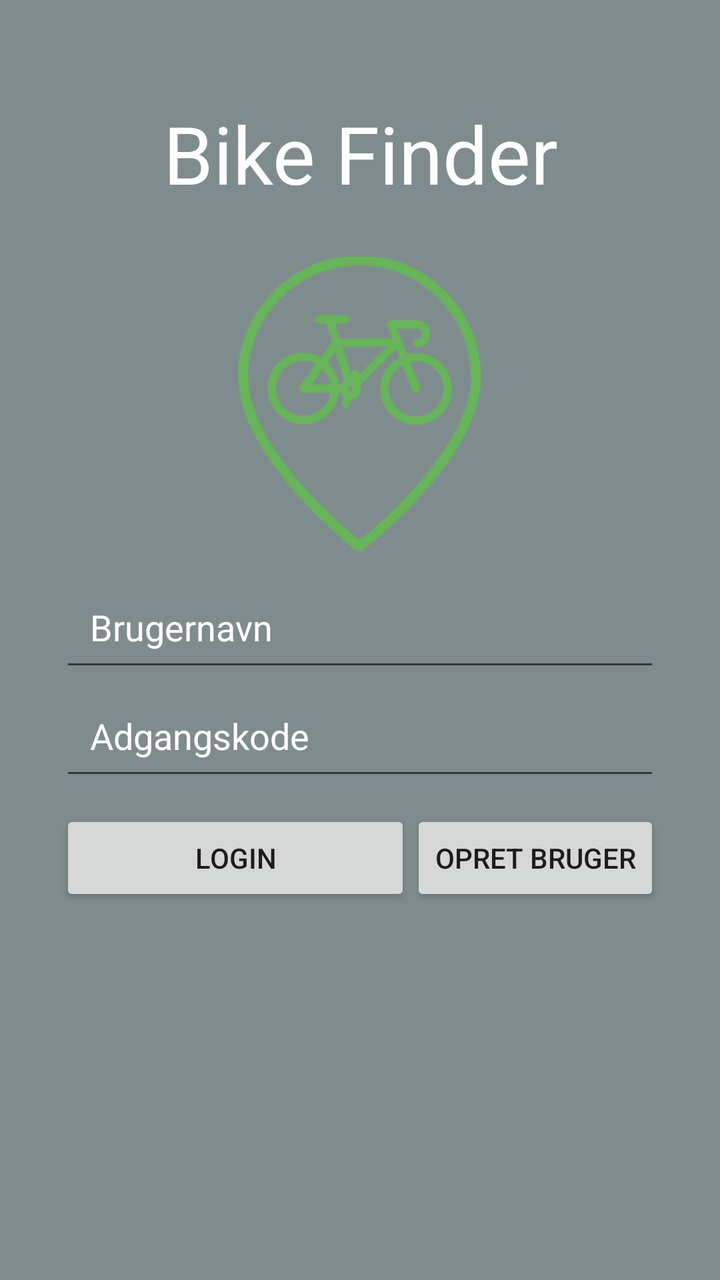
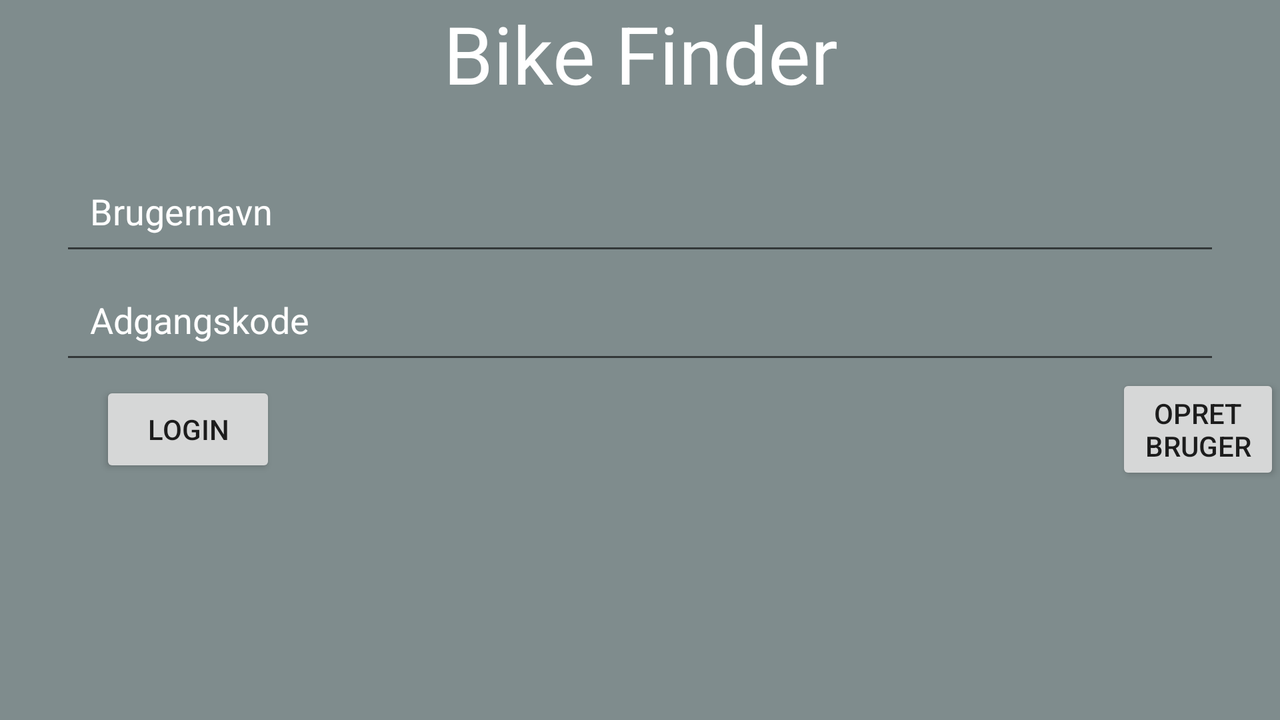

An Android layout and its configuration variant, each rendered on a device that would load it. The default file and the variant file are quoted in full after the pictures.
<!-- AndroidManifest.xml: application theme AppTheme -->
<!-- res/layout/activity_main.xml -->
<?xml version="1.0" encoding="utf-8"?>
<LinearLayout xmlns:android="http://schemas.android.com/apk/res/android"
    xmlns:app="http://schemas.android.com/apk/res-auto"
    xmlns:tools="http://schemas.android.com/tools"
    android:layout_width="match_parent"
    android:layout_height="match_parent"
    android:background="#7f8c8d"
    android:orientation="vertical"
    tools:context=".MainActivity"
    tools:ignore="MissingDefaultResource">

    <TextView
        android:id="@+id/MainHeader"
        android:layout_width="match_parent"
        android:layout_height="wrap_content"
        android:layout_marginTop="50dp"
        android:text="Bike Finder"
        android:textAlignment="center"
        android:textAppearance="@style/TextAppearance.AppCompat.Display1"
        android:textColor="#FFFFFF"
        android:textSize="40dp" />


    <ImageView
        android:id="@+id/imageView"
        android:layout_width="191dp"
        android:layout_height="148dp"
        android:layout_gravity="center"
        android:layout_marginTop="25dp"
        app:srcCompat="@mipmap/logo_makr" />


    <EditText
        android:id="@+id/mainEmailEditText"
        android:layout_width="match_parent"
        android:layout_height="wrap_content"
        android:layout_marginStart="30dp"
        android:layout_marginTop="10dp"
        android:layout_marginEnd="30dp"
        android:width="250dp"
        android:hint="Brugernavn"
        android:inputType="textEmailAddress"
        android:padding="15dp"
        android:textColor="#FFFFFF"
        android:textColorHint="#ffff"/>

    <EditText
        android:id="@+id/mainPasswordEditText"
        android:layout_width="match_parent"
        android:layout_height="wrap_content"
        android:layout_marginStart="30dp"
        android:layout_marginEnd="30dp"
        android:width="250dp"
        android:hint="Adgangskode"
        android:inputType="textPassword"
        android:padding="15dp"
        android:textColor="#FFFFFF"
        android:textColorHint="#ffff" />

    <LinearLayout
        android:layout_width="match_parent"
        android:layout_height="wrap_content"
        android:orientation="horizontal"
        android:layout_marginTop="10dp"
        android:weightSum="2">


        <Button
            android:id="@+id/mainLoginButton"
            android:layout_width="wrap_content"
            android:layout_height="wrap_content"
            android:layout_marginStart="30dp"
            android:layout_weight="2"
            android:insetRight="20dp"
            android:onClick="loginClicked"
            android:text="Login" />

        <Button
            android:id="@+id/mainSignUpButton"
            android:layout_width="wrap_content"
            android:layout_height="wrap_content"
            android:layout_marginEnd="30dp"
            android:layout_weight="1"
            android:onClick="signUpClicked"
            android:text="Opret bruger" />

    </LinearLayout>

    <ProgressBar
        android:id="@+id/mainProgressbar"
        android:layout_width="wrap_content"
        android:layout_height="wrap_content"
        android:layout_gravity="center|center"
        android:visibility="gone"
        android:layout_marginLeft="-10dp"/>

    <TextView
        android:id="@+id/mainMessageTextView"
        android:layout_width="match_parent"
        android:layout_height="wrap_content" />


</LinearLayout>
<!-- resources referenced by this layout -->
<resources>
  <!-- mipmap logo_makr: png bitmap (mipmap-hdpi, 56713 bytes) -->
  <style name="AppTheme" parent="Theme.MaterialComponents.Light.NoActionBar">
          
          <item name="colorPrimary">@color/colorPrimary</item>
          <item name="colorPrimaryDark">#7f8c8d</item>
          <item name="colorAccent">@color/colorAccent</item>
      </style>
  <color name="colorPrimary">#b9c5c7</color>
  <color name="colorAccent">#FFFFFF</color>
</resources>
<!-- res/layout-land/activity_main.xml (the author's variant of the layout above) -->
<!-- drawn on the phone turned sideways -->
<?xml version="1.0" encoding="utf-8"?>
<LinearLayout xmlns:android="http://schemas.android.com/apk/res/android"
    xmlns:app="http://schemas.android.com/apk/res-auto"
    xmlns:tools="http://schemas.android.com/tools"
    android:layout_width="match_parent"
    android:layout_height="match_parent"
    android:background="#7f8c8d"
    android:orientation="vertical"
    tools:context=".MainActivity"
    tools:ignore="MissingDefaultResource">

    <TextView
        android:layout_width="match_parent"
        android:layout_height="wrap_content"
        android:text="Bike Finder"
        android:layout_marginTop="0dp"
        android:textAlignment="center"
        android:textAppearance="@style/TextAppearance.AppCompat.Display1"
        android:textColor="#FFFFFF"
        android:textSize="40dp"/>

    <EditText
        android:id="@+id/mainEmailEditText"
        android:layout_width="match_parent"
        android:layout_height="wrap_content"
        android:layout_marginTop="25dp"
        android:layout_marginStart="30dp"
        android:layout_marginEnd="30dp"
        android:width="250dp"
        android:hint="Brugernavn"
        android:textColorHint="#ffff"
        android:padding="15dp"
        android:textColor="#FFFFFF"
        android:inputType="text" />

    <EditText
        android:id="@+id/mainPasswordEditText"
        android:layout_width="match_parent"
        android:layout_height="wrap_content"
        android:layout_marginStart="30dp"
        android:layout_marginEnd="30dp"
        android:width="250dp"
        android:hint="Adgangskode"
        android:textColorHint="#ffff"
        android:padding="15dp"
        android:textColor="#FFFFFF"
        android:inputType="textPassword"
        />

    <LinearLayout
        android:layout_width="wrap_content"
        android:layout_height="wrap_content"
        android:orientation="horizontal">

    <Button
        android:id="@+id/mainLoginButton"
        android:layout_width="match_parent"
        android:layout_height="wrap_content"
        android:layout_marginStart="50dp"
        android:layout_marginEnd="400dp"
        android:text="Login"
        android:layout_gravity="center"
        android:onClick="loginClicked" />

        <Button
            android:id="@+id/mainSignUpButton"
            android:layout_width="match_parent"
            android:layout_height="wrap_content"
            android:layout_marginStart="20dp"
            android:onClick="signUpClicked"
            android:text="Opret bruger" />

    </LinearLayout>

    <ProgressBar
        android:id="@+id/mainProgressbar"
        android:layout_width="wrap_content"
        android:layout_height="wrap_content"
        android:layout_gravity="center|center"
        android:visibility="invisible" />


    <TextView
        android:layout_width="match_parent"
        android:layout_height="wrap_content"
        android:id="@+id/mainMessageTextView"/>




</LinearLayout>
<!-- resources referenced by the variant -->
<!-- as the phone turned sideways resolves them -->
<resources>
  <style name="AppTheme" parent="Theme.MaterialComponents.Light.NoActionBar">
          
          <item name="colorPrimary">@color/colorPrimary</item>
          <item name="colorPrimaryDark">#7f8c8d</item>
          <item name="colorAccent">@color/colorAccent</item>
      </style>
  <color name="colorPrimary">#b9c5c7</color>
  <color name="colorAccent">#FFFFFF</color>
</resources>
